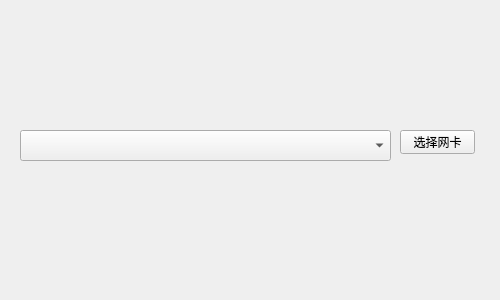
<?xml version="1.0" encoding="UTF-8"?>
<ui version="4.0">
 <class>Form</class>
 <widget class="QWidget" name="Form">
  <property name="geometry">
   <rect>
    <x>0</x>
    <y>0</y>
    <width>500</width>
    <height>300</height>
   </rect>
  </property>
  <property name="windowTitle">
   <string>Select Network Interface</string>
  </property>
  <widget class="QComboBox" name="comboBox">
   <property name="geometry">
    <rect>
     <x>20</x>
     <y>130</y>
     <width>371</width>
     <height>31</height>
    </rect>
   </property>
  </widget>
  <widget class="QPushButton" name="pushButton">
   <property name="geometry">
    <rect>
     <x>400</x>
     <y>130</y>
     <width>75</width>
     <height>24</height>
    </rect>
   </property>
   <property name="text">
    <string>选择网卡</string>
   </property>
  </widget>
 </widget>
 <resources/>
 <connections/>
</ui>
